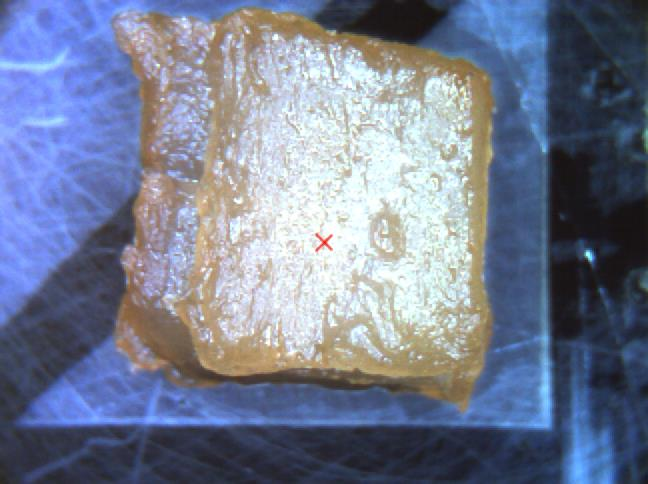
#> input picture data/3rdYeraReport/octVideo1.jpg, 648 x 484 px, found by its file name
$ python intelliSense.py   (older library calls are emulated)
#> lines starting #> are read from the running program, lines starting #| are printed output that depends on the picture
import os
import tempfile
import matplotlib.pyplot as plt
import matplotlib
import csv

# Set the path to ffmpeg
matplotlib.rcParams['animation.ffmpeg_path'] = 'C:/ffmpeg/bin/ffmpeg.exe'

from PIL import Image
import numpy as np
import cv2
import math
import matplotlib.animation as animation
from scipy.spatial import distance_matrix
import scipy
import matlab.engine
from scipy.sparse import csr_matrix, hstack


class SamplerClass:
    def __init__(self):
        self.octvideo_coords = set()
        self.octvideoscannerdict = {}
        self.octscannersurfacedict = {}
        self.surfacemap_to_value = {}
        self.center_x = None
        self.center_y = None
        self.CameraScalingX = None
        self.CameraScalingY = None
        self.boundary_points_mm = None
        self.surgical_img = None
        self.surgical_img_gray = None
        self.surfacemap_cols = None
        self.surfacemap_rows = None
        self.A = None
        self.A_2dMask = None
        self.A_LinearIdx = None
        self.compressionRatio = None

    def set_surfacemap_size(self, surfacemap_cols, surfacemap_rows):
        self.surfacemap_cols = surfacemap_cols
        self.surfacemap_rows = surfacemap_rows


    def set_camera_parameters(self, center_x, center_y, CameraScalingX, CameraScalingY):
        self.center_x = center_x
        self.center_y = center_y
        self.CameraScalingX = CameraScalingX
        self.CameraScalingY = CameraScalingY

    def set_boundary_points(self, boundary_points_mm):
        self.boundary_points_mm = boundary_points_mm

    def set_surgical_image(self, image_path):
#> called with image_path = '..\\data\\3rdYeraReport\\octVideo1.jpg'
        self.surgical_img = Image.open(image_path)
#> self.surgical_img is the input picture: PIL image 648x484 RGB; mean R, G, B 116.5, 125.1, 147.8
        self.surgical_img_gray = np.array(self.surgical_img.convert('L'))
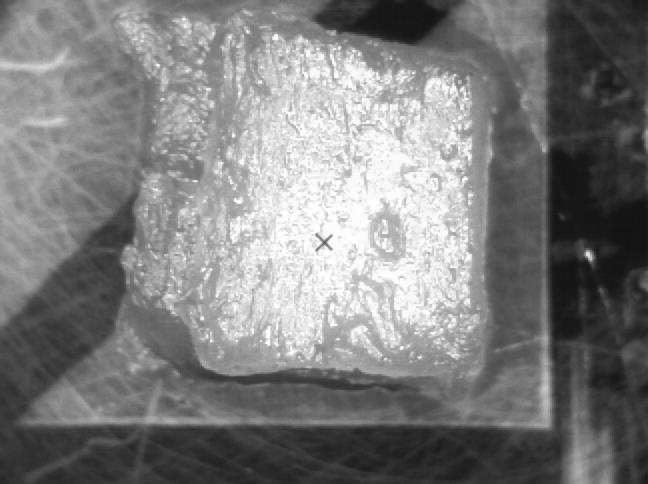
#> self.surgical_img_gray: shape (484, 648); min 18, max 255, mean 125.1

    def add_octvideo_coords(self, coords):
        for coord in coords:
            self.octvideo_coords.add(tuple(coord))

    def octvideo_to_octscanner(self):
        points_px = np.array(list(self.octvideo_coords))
        points_mm = np.empty_like(points_px, dtype=float)  # Ensure the dtype is float for accurate rounding
        points_mm[:, 0] = (points_px[:, 0] - self.center_x) / self.CameraScalingX
        points_mm[:, 1] = (points_px[:, 1] - self.center_y) / -self.CameraScalingY

        # Store the mapping
        for px_coord, mm_coord in zip(points_px, points_mm):
            rounded_mm_coord = (round(mm_coord[0], 3), round(mm_coord[1], 3))
            self.octvideoscannerdict[tuple(px_coord)] = rounded_mm_coord

        return points_mm  # You may also want to round values here before returning

    def octscanner_to_surfacemap(self):
        real_world_coords = np.array(list(self.octvideoscannerdict.values()))
        center_x, center_y = self.surfacemap_cols / 2, self.surfacemap_rows / 2
        max_coords = np.max(self.boundary_points_mm, axis=0)
        min_coords = np.min(self.boundary_points_mm, axis=0)
        real_world_range_x = max_coords[0] - min_coords[0]
        real_world_range_y = max_coords[1] - min_coords[1]
        scaling_x = self.surfacemap_cols / real_world_range_x
        scaling_y = self.surfacemap_rows / real_world_range_y

        for i, real_world_coord in enumerate(real_world_coords):
            pixel_coord = np.empty_like(real_world_coord)

            # Calculate pixel coordinates and round
            x = np.round(real_world_coord[0] * scaling_x + center_x, 3)
            y = np.round(-real_world_coord[1] * scaling_y + center_y, 3)  # Flipping the y-coordinate

            # Clip the values to ensure they are within bounds
            x = min(max(int(round(x)), 0), self.surfacemap_cols - 1)
            y = min(max(int(round(y)), 0), self.surfacemap_rows - 1)

            pixel_coord[0], pixel_coord[1] = x, y

            # Store the mapping
            self.octscannersurfacedict[tuple(real_world_coord)] = tuple(pixel_coord)


    # [4 lines left out: function add_mapping, not called in this run]

    def get_octscanner_coord(self, octvideo_coord):
        return self.octvideoscannerdict.get(octvideo_coord)

    def get_surfacemap_coord(self, octscanner_coord):
        return self.octscannersurfacedict.get(octscanner_coord)

    def get_surface_value(self, surfacemap_coord):
        return self.surfacemap_to_value.get(surfacemap_coord)


    # [61 lines left out: functions animate_scan, plot_points, not called in this run]

    def uniform_sampling(self, num_points):
        n = int(math.sqrt(num_points))
        x_coords, y_coords = np.linspace(self.boundary_points_mm[0][0], self.boundary_points_mm[1][0], n), np.linspace(self.boundary_points_mm[0][1], self.boundary_points_mm[2][1], n)
        xx_uni, yy_uni = np.meshgrid(x_coords, y_coords)
        points_px = np.vstack([xx_uni.flatten(), yy_uni.flatten()]).T * [self.CameraScalingX, -self.CameraScalingY] + [self.center_x, self.center_y]
        self.add_octvideo_coords(coords=points_px)


    # [38 lines left out: function intelligent_sampling, not called in this run]


    def raster_scan(self):
        # Adjust the sorting to have the order begin at the top and go from left to right
        sorted_points = sorted(self.octvideo_coords, key=lambda x: (x[1], x[0]))  # Adjusted the key function to sort self.octvideo_coords
        self.octvideo_coords = [tuple(coord) for coord in sorted_points]  # Update self.octvideo_coords to the sorted order as a list
        # here the datastruct of self.octvideo_coords sud maintain order


    # [99 lines left out: functions intelli_scan, nearest_neighbor_scan, find_coordinates, not called in this run]


    def update_surface_value(self, file_path):
        octscanner_coords = set()  # Using a set to store unique coordinates

#> (the run stopped early here; a loop or call above may not have finished)
